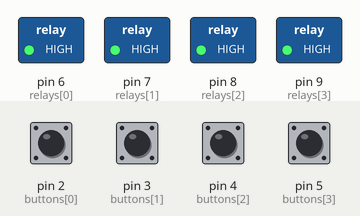
Recording of a sketch running on a simulated Arduino Uno, built with avr-gcc and run on an emulated ATmega328P. On the bench: switched loads named in the sketch (green lamp = pin HIGH). The test bench sets the inputs (shaded band); at power-on: pin 2 (buttons[0]), pin 3 (buttons[1]), pin 4 (buttons[2]), pin 5 (buttons[3]) HIGH.

Above: at 1.2 s.
1.3 s: pin 2 (buttons[0]) pulled LOW for 0.15 s
At 2.6 s:
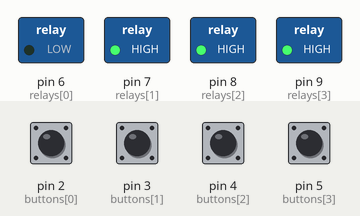
4.4 s: pin 3 (buttons[1]) pulled LOW for 0.15 s
At 5.1 s:
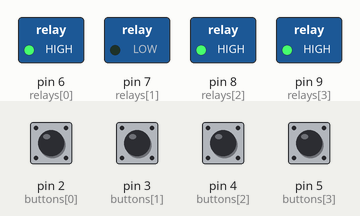
7.5 s: pin 4 (buttons[2]) pulled LOW for 0.15 s
At 8.7 s:
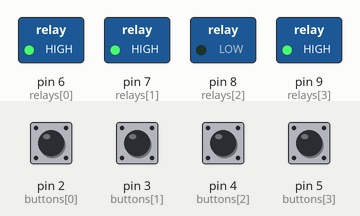
10.5 s: pin 5 (buttons[3]) pulled LOW for 0.15 s
At 10.9 s:
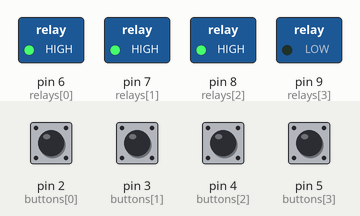
13.5 s: pin 2 (buttons[0]) driven LOW and pin 3 (buttons[1]) driven LOW
At 14.4 s:
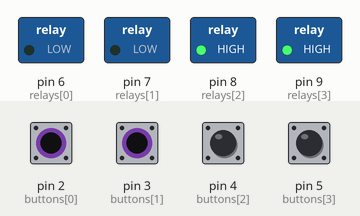
16.5 s: pin 4 (buttons[2]) pulled LOW for 1 s
At 17.8 s:
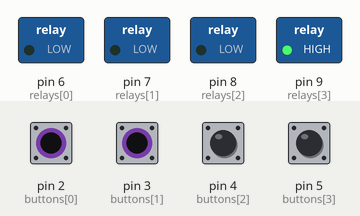
Timing chart, 0 to 19.5 s (numbered marks = the images above; inputs shaded):
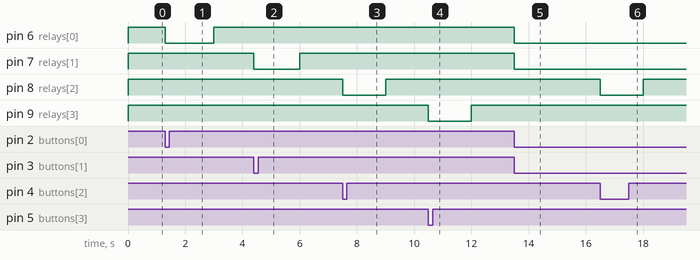

The sketch:

igniter.ino
```cpp
/*

   )                                                       (
  /(       __________                     __________       )\
 {,}______/\         \ Firework Launcher /         /\______{,}
          \/_________/                   \_________\/

  James Kiefer, 2013
*/

// pins
const int CANNONS = 4;
int buttons[] = {2,3,4,5};
int relays[]  = {6,7,8,9};

// settings
const int MODE = 0; //0: instant fire; 1: delayed fire
const int HOT_TIME = 2; //how long the relay will fire
int modes[][CANNONS] = {
   {0,0,0,0},
   {0,15,30,45},
};

//vars
int timeFired[CANNONS];
int i;
int overStimulation = 0;

void setup() {
  //Serial.begin(9600);
  for (i = 0; i < CANNONS; i++) {
    pinMode(relays[i], OUTPUT);
    digitalWrite(buttons[i], HIGH);
    digitalWrite(relays[i], HIGH);
  }
}

void loop() {
  int curTime = millis()/1000;
  for (i = 0; i < CANNONS; i++)
  {
    if ( digitalRead(buttons[i]) == LOW ) {
      if ( timeFired[i] == 0 ) {
        timeFired[i] = curTime;
      } else {
        overStimulation++;
      }
    }

    if (timeFired[i] > 0)
    {
     int fireAt = timeFired[i] + modes[MODE][i];
     if (curTime >= (fireAt+HOT_TIME)) {
        digitalWrite(relays[i], HIGH);
        timeFired[i] = 0;
      } else if ( curTime >= fireAt ) {
        digitalWrite(relays[i], LOW);
      }
    }
  }
}
```

Measured:
- after the input at 1.3 s, pin 6 (relays[0]): HIGH → LOW at once, → HIGH 1.7 s later
- after the input at 4.4 s, pin 7 (relays[1]): HIGH → LOW at once, → HIGH 1.6 s later
- after the input at 7.5 s, pin 8 (relays[2]): HIGH → LOW at once, → HIGH 1.5 s later
- after the input at 10.5 s, pin 9 (relays[3]): HIGH → LOW at once, → HIGH 1.5 s later
- after the input at 13.5 s, pin 6 (relays[0]), pin 7 (relays[1]): HIGH → LOW at once
- after the input at 16.5 s, pin 8 (relays[2]): HIGH → LOW at once, → HIGH 1.5 s later
